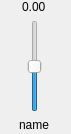
<?xml version="1.0" encoding="UTF-8"?>
<ui version="4.0">
 <class>CustomSlider</class>
 <widget class="QWidget" name="CustomSlider">
  <property name="geometry">
   <rect>
    <x>0</x>
    <y>0</y>
    <width>71</width>
    <height>134</height>
   </rect>
  </property>
  <property name="windowTitle">
   <string>Form</string>
  </property>
  <widget class="QWidget" name="layoutWidget">
   <property name="geometry">
    <rect>
     <x>0</x>
     <y>0</y>
     <width>69</width>
     <height>132</height>
    </rect>
   </property>
   <layout class="QVBoxLayout" name="verticalLayout">
    <item alignment="Qt::AlignHCenter">
     <widget class="QLabel" name="ValueLabel">
      <property name="text">
       <string>0.00</string>
      </property>
     </widget>
    </item>
    <item alignment="Qt::AlignHCenter">
     <widget class="QSlider" name="Slider">
      <property name="maximum">
       <number>100</number>
      </property>
      <property name="singleStep">
       <number>1</number>
      </property>
      <property name="value">
       <number>50</number>
      </property>
      <property name="orientation">
       <enum>Qt::Vertical</enum>
      </property>
     </widget>
    </item>
    <item alignment="Qt::AlignHCenter">
     <widget class="QLabel" name="NameLabel">
      <property name="text">
       <string>name</string>
      </property>
     </widget>
    </item>
   </layout>
  </widget>
 </widget>
 <resources/>
 <connections/>
</ui>
